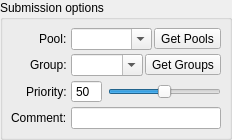
         <widget class="QGroupBox" name="submission_groupBox">
          <property name="sizePolicy">
           <sizepolicy hsizetype="Preferred" vsizetype="Maximum">
            <horstretch>0</horstretch>
            <verstretch>0</verstretch>
           </sizepolicy>
          </property>
          <property name="title">
           <string>Submission options</string>
          </property>
          <property name="expandable" stdset="0">
           <bool>true</bool>
          </property>
          <property name="xmlCategory" stdset="0">
           <string>submission</string>
          </property>
          <layout class="QFormLayout" name="submission_formLayout">
           <property name="labelAlignment">
            <set>Qt::AlignRight|Qt::AlignTrailing|Qt::AlignVCenter</set>
           </property>
           <property name="horizontalSpacing">
            <number>4</number>
           </property>
           <property name="verticalSpacing">
            <number>4</number>
           </property>
           <property name="margin">
            <number>8</number>
           </property>
           <item row="2" column="0">
            <widget class="QLabel" name="priority_label">
             <property name="text">
              <string>Priority:</string>
             </property>
            </widget>
           </item>
           <item row="3" column="0">
            <widget class="QLabel" name="comment_label">
             <property name="text">
              <string>Comment:</string>
             </property>
            </widget>
           </item>
           <item row="0" column="0">
            <widget class="QLabel" name="pool_label">
             <property name="text">
              <string>Pool:</string>
             </property>
            </widget>
           </item>
           <item row="1" column="0">
            <widget class="QLabel" name="group_label">
             <property name="text">
              <string>Group:</string>
             </property>
            </widget>
           </item>
           <item row="2" column="1">
            <widget class="QFrame" name="priority_frame">
             <property name="lineWidth">
              <number>0</number>
             </property>
             <layout class="QHBoxLayout" name="priority_horizontalLayout">
              <property name="spacing">
               <number>6</number>
              </property>
              <property name="margin">
               <number>0</number>
              </property>
              <item>
               <widget class="QSpinBox" name="priority_spinBox">
                <property name="toolTip">
                 <string>&lt;html&gt;&lt;head/&gt;&lt;body&gt;&lt;p&gt;Set the priority for this render job. Higher priority jobs will be rendered first. Setting the priority to zero will submit the job as paused.&lt;/p&gt;&lt;/body&gt;&lt;/html&gt;</string>
                </property>
                <property name="buttonSymbols">
                 <enum>QAbstractSpinBox::NoButtons</enum>
                </property>
                <property name="minimum">
                 <number>0</number>
                </property>
                <property name="maximum">
                 <number>100</number>
                </property>
                <property name="value">
                 <number>50</number>
                </property>
                <property name="xmlTag" stdset="0">
                 <string>priority</string>
                </property>
               </widget>
              </item>
              <item>
               <widget class="QSlider" name="priority_slider">
                <property name="minimum">
                 <number>0</number>
                </property>
                <property name="maximum">
                 <number>100</number>
                </property>
                <property name="value">
                 <number>50</number>
                </property>
                <property name="orientation">
                 <enum>Qt::Horizontal</enum>
                </property>
                <property name="tickPosition">
                 <enum>QSlider::NoTicks</enum>
                </property>
                <property name="tickInterval">
                 <number>10</number>
                </property>
               </widget>
              </item>
             </layout>
            </widget>
           </item>
           <item row="3" column="1">
            <widget class="QFrame" name="comment_frame">
             <property name="lineWidth">
              <number>0</number>
             </property>
             <layout class="QHBoxLayout" name="comment_horizontalLayout">
              <property name="spacing">
               <number>2</number>
              </property>
              <property name="margin">
               <number>0</number>
              </property>
              <item>
               <widget class="QLineEdit" name="comment_lineEdit">
                <property name="toolTip">
                 <string>&lt;html&gt;&lt;head/&gt;&lt;body&gt;&lt;p&gt;Add notes about this render job (optional).&lt;/p&gt;&lt;/body&gt;&lt;/html&gt;</string>
                </property>
                <property name="text">
                 <string/>
                </property>
                <property name="xmlTag" stdset="0">
                 <string>comment</string>
                </property>
               </widget>
              </item>
             </layout>
            </widget>
           </item>
           <item row="0" column="1">
            <widget class="QFrame" name="pool_frame">
             <property name="lineWidth">
              <number>0</number>
             </property>
             <layout class="QHBoxLayout" name="pool_horizontalLayout">
              <property name="spacing">
               <number>2</number>
              </property>
              <property name="margin">
               <number>0</number>
              </property>
              <item>
               <widget class="QComboBox" name="pool_comboBox">
                <property name="sizePolicy">
                 <sizepolicy hsizetype="MinimumExpanding" vsizetype="Fixed">
                  <horstretch>0</horstretch>
                  <verstretch>0</verstretch>
                 </sizepolicy>
                </property>
                <property name="editable">
                 <bool>true</bool>
                </property>
                <property name="insertPolicy">
                 <enum>QComboBox::InsertAtTop</enum>
                </property>
                <property name="xmlTag" stdset="0">
                 <string>pool</string>
                </property>
               </widget>
              </item>
              <item>
               <widget class="QToolButton" name="getPools_toolButton">
                <property name="toolTip">
                 <string>Get pools from Deadline</string>
                </property>
                <property name="text">
                 <string>Get Pools</string>
                </property>
                <property name="icon">
                 <iconset>
                  <normaloff>:/rsc/rsc/icon_refresh.png</normaloff>
                  <disabledoff>:/rsc/rsc/icon_refresh_disabled.png</disabledoff>:/rsc/rsc/icon_refresh.png</iconset>
                </property>
                <property name="iconSize">
                 <size>
                  <width>15</width>
                  <height>15</height>
                 </size>
                </property>
                <property name="toolButtonStyle">
                 <enum>Qt::ToolButtonIconOnly</enum>
                </property>
                <property name="noBackground" stdset="0">
                 <bool>false</bool>
                </property>
               </widget>
              </item>
             </layout>
            </widget>
           </item>
           <item row="1" column="1">
            <widget class="QFrame" name="group_frame">
             <property name="lineWidth">
              <number>0</number>
             </property>
             <layout class="QHBoxLayout" name="group_horizontalLayout">
              <property name="spacing">
               <number>2</number>
              </property>
              <property name="margin">
               <number>0</number>
              </property>
              <item>
               <widget class="QComboBox" name="group_comboBox">
                <property name="sizePolicy">
                 <sizepolicy hsizetype="MinimumExpanding" vsizetype="Fixed">
                  <horstretch>0</horstretch>
                  <verstretch>0</verstretch>
                 </sizepolicy>
                </property>
                <property name="editable">
                 <bool>true</bool>
                </property>
                <property name="insertPolicy">
                 <enum>QComboBox::InsertAtTop</enum>
                </property>
                <property name="xmlTag" stdset="0">
                 <string>group</string>
                </property>
               </widget>
              </item>
              <item>
               <widget class="QToolButton" name="getGroups_toolButton">
                <property name="toolTip">
                 <string>Get groups from Deadline</string>
                </property>
                <property name="text">
                 <string>Get Groups</string>
                </property>
                <property name="icon">
                 <iconset>
                  <normaloff>:/rsc/rsc/icon_refresh.png</normaloff>
                  <disabledoff>:/rsc/rsc/icon_refresh_disabled.png</disabledoff>:/rsc/rsc/icon_refresh.png</iconset>
                </property>
                <property name="iconSize">
                 <size>
                  <width>15</width>
                  <height>15</height>
                 </size>
                </property>
                <property name="toolButtonStyle">
                 <enum>Qt::ToolButtonIconOnly</enum>
                </property>
                <property name="noBackground" stdset="0">
                 <bool>false</bool>
                </property>
               </widget>
              </item>
             </layout>
            </widget>
           </item>
          </layout>
         </widget>
